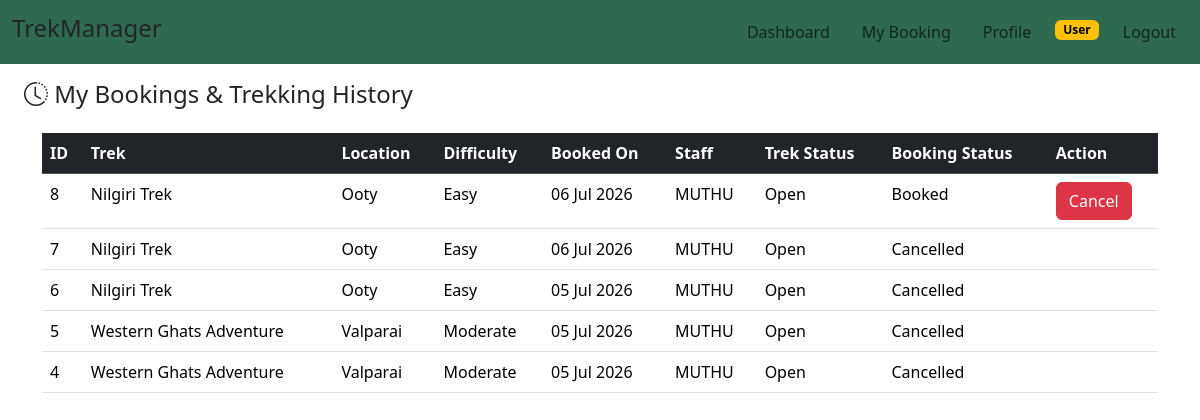
Page /user/my_bookings (signed in) on the earlier database version.
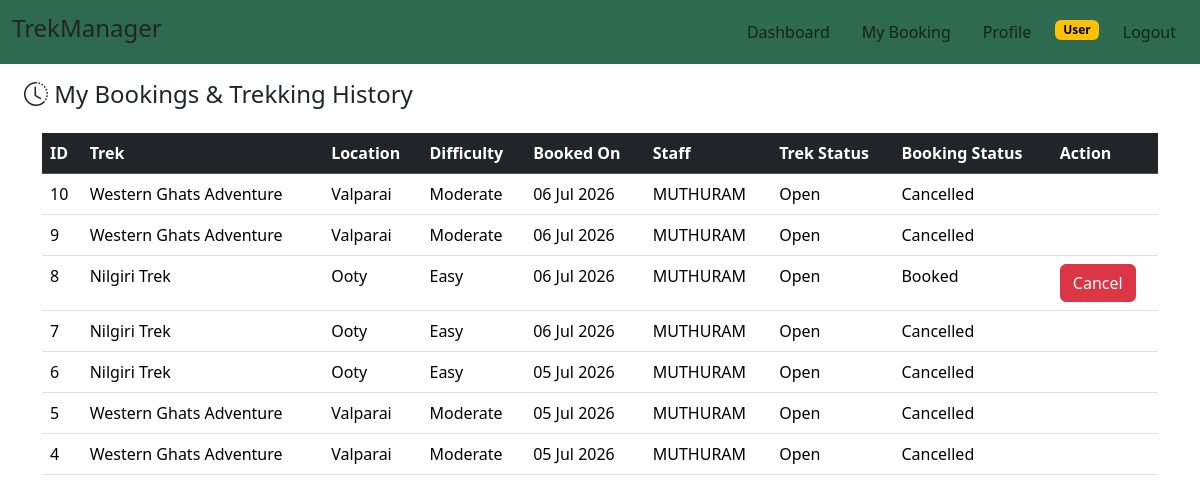
Same page on the later database version.
### models.py (models this page shows)
class Book(db.Model):
    booking_id=db.Column(db.Integer,primary_key=True)
    User_Id=db.Column(db.Integer,db.ForeignKey('user.Id'),nullable=False)
    Trek_Id=db.Column(db.Integer,db.ForeignKey('trek.Trek_Id'),nullable=False)
    Booking_Date=db.Column(db.DateTime,nullable=False,default=dt.now)
    Status=db.Column(db.String(100),nullable=False)

class Trek(db.Model):
    Trek_Id=db.Column(db.Integer,primary_key=True,nullable=False)
    Trek_Name=db.Column(db.String(100),nullable=False)
    Location=db.Column(db.String(100),nullable=False)
    Duration=db.Column(db.Integer,nullable=False)
    Difficulty=db.Column(db.String(100),nullable=False)
    Price=db.Column(db.Integer,nullable=False)
    Total_Slots=db.Column(db.Integer,nullable=False)
    Staff_Id=db.Column(db.Integer,db.ForeignKey('user.Id'),nullable=True)
    Status=db.Column(db.String(100),nullable=False)
    Start_Date=db.Column(db.Date,nullable=False)
    End_Date=db.Column(db.Date,nullable=False)
    Description=db.Column(db.Text,nullable=True)
    bookings=db.relationship('Book',backref='trek')
    Available_Slots=db.Column(db.Integer,nullable=False)
    staff = db.relationship('User', foreign_keys=[Staff_Id])

class User(db.Model):
    Id=db.Column(db.Integer,primary_key=True)
    Username=db.Column(db.String(100),unique=False,nullable=False)
    Email=db.Column(db.String(100),unique=True,nullable=False)
    Password=db.Column(db.String(100),unique=False,nullable=False)
    Role=db.Column(db.String(100),nullable=False)
    Status=db.Column(db.String(100),nullable=False)
    bookings=db.relationship('Book',backref='user')

### routes.py (the view)
@app.route("/user/my_bookings")
def my_bookings():
    if "user_id" not in session:
        flash("Please login first.", "danger")
        return redirect(url_for("login"))
    if session["role"] != "User":
        flash("Access denied.", "danger")
        return redirect(url_for("login"))
    trek=Trek.query.filter_by(Staff_Id=session["user_id"])
    book = Book.query.filter_by(User_Id=session["user_id"])\
                            .order_by(Book.Booking_Date.desc())\
                            .all()
    return render_template("user_my_bookings.html",book=book,trek=trek)

### Templates/user_my_bookings.html (shortened to what this page needs)
<!DOCTYPE html>
<html >
<head>
    <link href="https://cdn.jsdelivr.net/npm/bootstrap@5.3.7/dist/css/bootstrap.min.css" rel="stylesheet">
    <link rel="stylesheet" href="https://cdn.jsdelivr.net/npm/bootstrap-icons@1.11.3/font/bootstrap-icons.min.css">
</head>
<body>
  <div class="header 	">
        <div style="background-color:#2d6a4f;padding-right:40px;" class="d-flex justify-content-between align-items-center p-1">
            <h4 class="ms-2">TrekManager</h4>
        <nav class="navbar navbar-expand-lg " >
        <div class="container-fluid">
            <ul class="navbar-nav flex-row gap-3 mx-auto">
                <li class="nav-item"><a class="nav-link " href="{{url_for('user_dashboard')}}">Dashboard</a></li>
                <li class="nav-item"><a class="nav-link" href="{{url_for('my_bookings')}}">My Booking</a></li>
                <li class="nav-item"><a class="nav-link " href="{{url_for('profile')}}">Profile</a></li>
                <li class="nav-item"><a class="nav-link badge text-bg-warning mt-2">User</a></li>
                <li class="nav-item"><a class="nav-link" href="{{ url_for('logout') }}">Logout</a></li>
            </ul>
        </div></div>
        </div>
    <h4 class="mb-4 ms-4 mt-3"><i class="bi bi-clock-history"></i> My Bookings & Trekking History</h4>
    <div class="container">
    <div class="row justify-content-center">
    <div class="col-12">
    <table class="table table-hover mb-0">
      <thead class="table-dark"><tr><th>ID</th><th>Trek</th><th>Location</th><th>Difficulty</th><th>Booked On</th><th>Staff</th><th>Trek Status</th><th>Booking Status</th><th>Action</th></tr></thead>
      <tbody>
        {% for t in book %}
        <tr>
            <td>{{ t.booking_id }}</td>
            <td>{{t.trek.Trek_Name}}</td>
            <td>{{t.trek.Location}}</td>
            <td>{{t.trek.Difficulty}}</td>
            <td>{{t.Booking_Date.strftime("%d %b %Y") }}</td>
            <td>{{t.user.Username}}</td>
            <td>{{t.trek.Status}}</td>
            <td>{{t.Status}}</td>
            <td>
              {%if t.Status=="Booked"%}
              <a class="btn btn-danger" href="{{ url_for('cancel_booking', booking_id=t.booking_id) }} ">Cancel</a>
              {%endif%}
            </td>
        </tr>
        {% endfor  %}
      </tbody>
        </table>
        </div>
        </div>
        </div>
</body>
</html>

Differences in the rows shown:
added Book: booking_id "10", trek.Trek_Name "Western Ghats Adventure", trek.Location "Valparai", trek.Difficulty "Moderate", Booking_Date "06 Jul 2026", user.Username "MUTHURAM", trek.Status "Open", Status "Cancelled"
added Book: booking_id "9", trek.Trek_Name "Western Ghats Adventure", trek.Location "Valparai", trek.Difficulty "Moderate", Booking_Date "06 Jul 2026", user.Username "MUTHURAM", trek.Status "Open", Status "Cancelled"
changed through a linked row, Book "Booked": user.Username "MUTHU" → "MUTHURAM"
changed through a linked row, Book id 7: user.Username "MUTHU" → "MUTHURAM"
changed through a linked row, Book id 6: user.Username "MUTHU" → "MUTHURAM"
changed through a linked row, Book id 5: user.Username "MUTHU" → "MUTHURAM"
changed through a linked row, Book id 4: user.Username "MUTHU" → "MUTHURAM"
